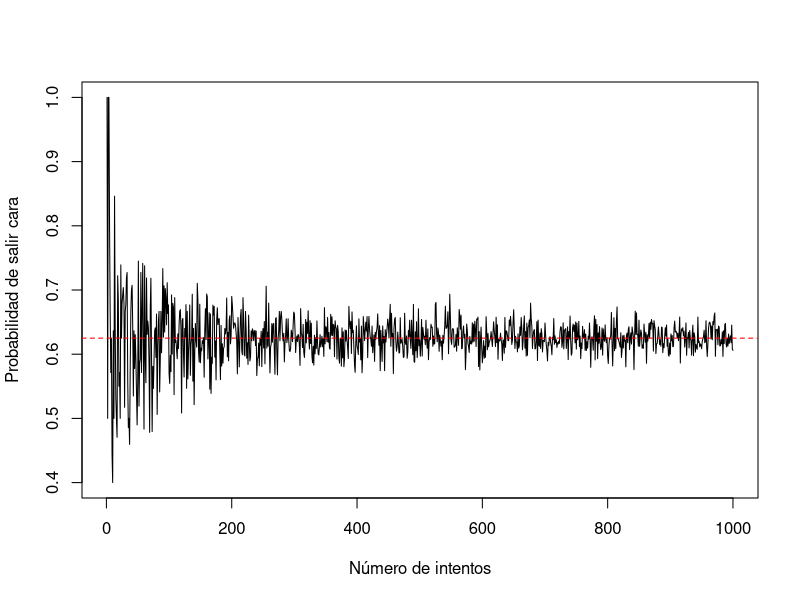

R code for this plot: (Note: this script raises an error after producing the figure.)
## ---- chunk 1

convergencia <- 1:1000

# Simular lanzamientos
for (lanzamientos in 1:1000) {
  convergencia[lanzamientos] = rbinom(n = 1,size=lanzamientos,p=5/8)/lanzamientos
}

# Gráfico de la convergencia
#convergencia

plot(convergencia,type = "l", xlab = "Número de intentos", ylab = "Probabilidad de salir cara")
abline(h = 5/8, col = "red", lty = 2)
## ---- chunk 2
probabilidad_ruina <- function(apuesta = 5, n_simulaciones = 5000){
  exitos <- 0  # Contador de éxitos
  
  for (i in 1:n_simulaciones) {
    final_fondos <- ruina(apuesta = apuesta)
    if (final_fondos[length(final_fondos)] > 200) {
      exitos <- exitos + 1  # Exito si se superan los 200 dólares
    }
  }
  
  prob_exito <- exitos / n_simulaciones  # Calcular la probabilidad de éxito
  return(prob_exito)
}

# Calcular la probabilidad de ruina para diferentes tamaños de apuesta
prob_ruina_5 <- probabilidad_ruina(apuesta = 5)
prob_ruina_25 <- probabilidad_ruina(apuesta = 25)
prob_ruina_50 <- probabilidad_ruina(apuesta = 50)

cat("Probabilidad de ruina con apuesta de 5 dólares:", prob_ruina_5, "\n")
cat("Probabilidad de ruina con apuesta de 25 dólares:", prob_ruina_25, "\n")
cat("Probabilidad de ruina con apuesta de 50 dólares:", prob_ruina_50, "\n")
